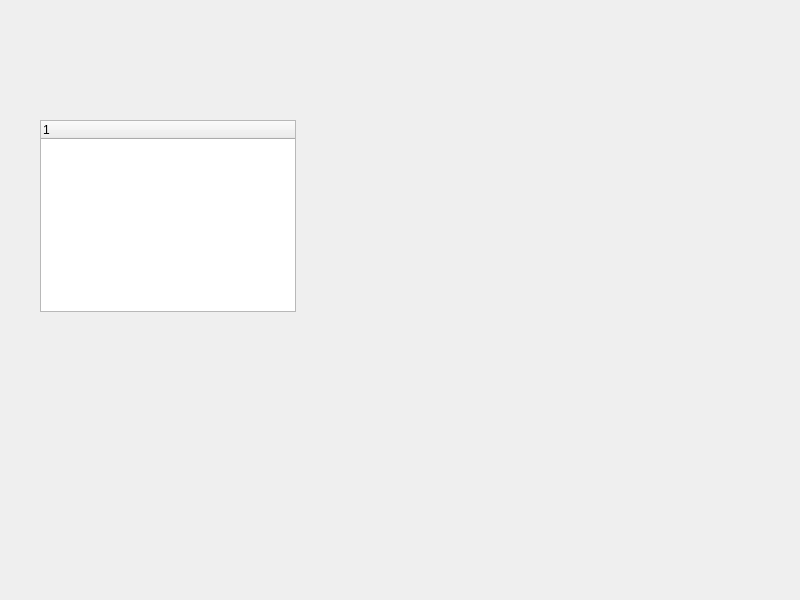
<?xml version="1.0" encoding="UTF-8"?>
<ui version="4.0">
 <class>Widget</class>
 <widget class="QWidget" name="Widget">
  <property name="geometry">
   <rect>
    <x>0</x>
    <y>0</y>
    <width>800</width>
    <height>600</height>
   </rect>
  </property>
  <property name="windowTitle">
   <string>Widget</string>
  </property>
  <widget class="QTreeWidget" name="treeWidget">
   <property name="geometry">
    <rect>
     <x>40</x>
     <y>120</y>
     <width>256</width>
     <height>192</height>
    </rect>
   </property>
   <column>
    <property name="text">
     <string notr="true">1</string>
    </property>
   </column>
  </widget>
 </widget>
 <resources/>
 <connections/>
</ui>
